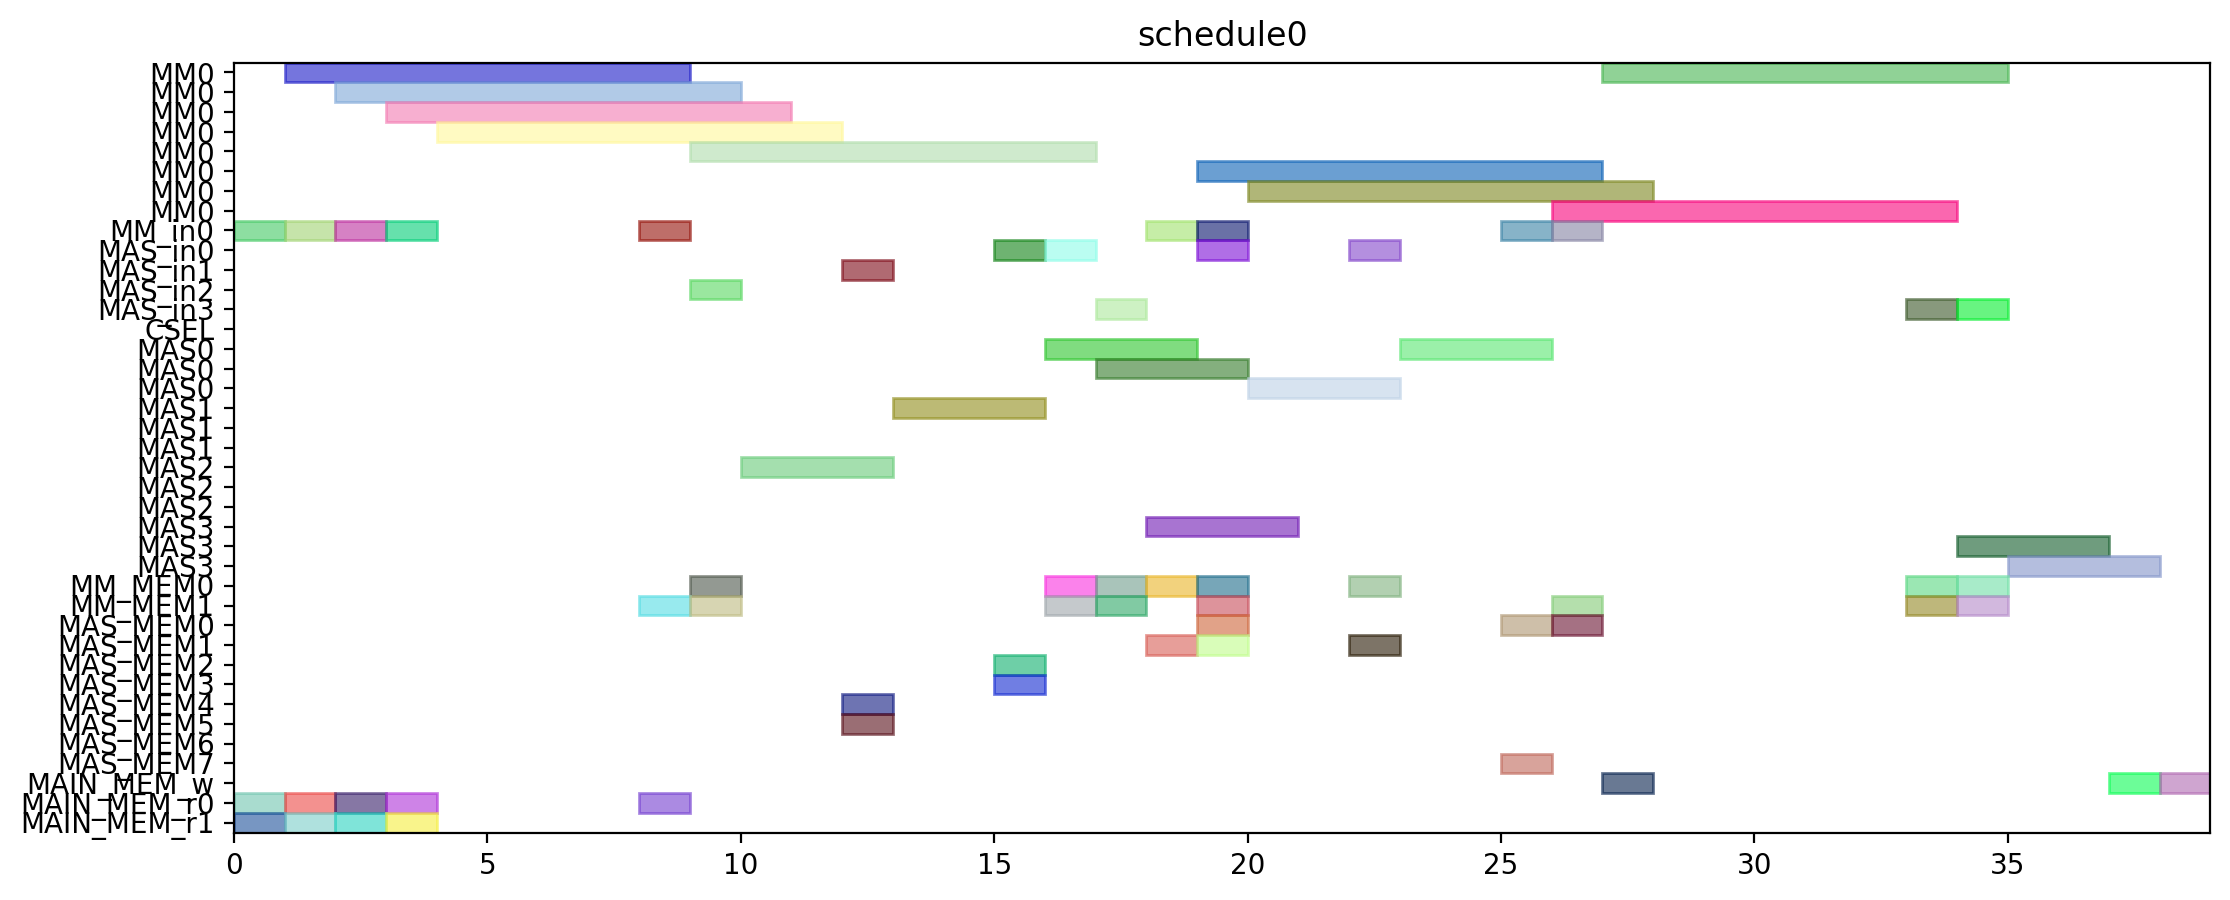

The Python source for this figure:
from pyschedule import Scenario, solvers, plotters, alt


def solve():
	horizon = 120
	S = Scenario("schedule0", horizon=horizon)

	# resource
	MM = S.Resources('MM', num=1, size=8)
	MM_in = S.Resources('MM_in', num=1)
	MAS_in = S.Resources('MAS_in', num=4)
	CSEL = S.Resource('CSEL')
	MAS = S.Resources('MAS', num=4, size=3, periods=range(1, horizon))
	MM_MEM = S.Resources('MM_MEM', num=2)
	MAS_MEM = S.Resources('MAS_MEM', num=8)
	MAIN_MEM_w = S.Resource('MAIN_MEM_w', size=1)
	MAIN_MEM_r = S.Resources('MAIN_MEM_r', num=2)

	# result of previous scheduling

	# new tasks
	t0 = S.Task('t0', length=8, delay_cost=1)
	t0 += alt(MM)
	t0_in = S.Task('t0_in', length=1, delay_cost=1)
	t0_in += alt(MM_in)
	S += t0_in*MM_in[0]<=t0*MM[0]
	t0_mem0 = S.Task('t0_mem0', length=1, delay_cost=1)
	t0_mem0 += MAIN_MEM_r[0]
	S += t0_mem0 <= t0

	t0_mem1 = S.Task('t0_mem1', length=1, delay_cost=1)
	t0_mem1 += MAIN_MEM_r[1]
	S += t0_mem1 <= t0

	t3 = S.Task('t3', length=8, delay_cost=1)
	t3 += alt(MM)
	t3_in = S.Task('t3_in', length=1, delay_cost=1)
	t3_in += alt(MM_in)
	S += t3_in*MM_in[0]<=t3*MM[0]
	t3_mem0 = S.Task('t3_mem0', length=1, delay_cost=1)
	t3_mem0 += MAIN_MEM_r[0]
	S += t3_mem0 <= t3

	t3_mem1 = S.Task('t3_mem1', length=1, delay_cost=1)
	t3_mem1 += MAIN_MEM_r[1]
	S += t3_mem1 <= t3

	t1 = S.Task('t1', length=8, delay_cost=1)
	t1 += alt(MM)
	t1_in = S.Task('t1_in', length=1, delay_cost=1)
	t1_in += alt(MM_in)
	S += t1_in*MM_in[0]<=t1*MM[0]
	t1_mem0 = S.Task('t1_mem0', length=1, delay_cost=1)
	t1_mem0 += MAIN_MEM_r[0]
	S += t1_mem0 <= t1

	t1_mem1 = S.Task('t1_mem1', length=1, delay_cost=1)
	t1_mem1 += MAIN_MEM_r[1]
	S += t1_mem1 <= t1

	t2 = S.Task('t2', length=8, delay_cost=1)
	t2 += alt(MM)
	t2_in = S.Task('t2_in', length=1, delay_cost=1)
	t2_in += alt(MM_in)
	S += t2_in*MM_in[0]<=t2*MM[0]
	t2_mem0 = S.Task('t2_mem0', length=1, delay_cost=1)
	t2_mem0 += MAIN_MEM_r[0]
	S += t2_mem0 <= t2

	t2_mem1 = S.Task('t2_mem1', length=1, delay_cost=1)
	t2_mem1 += MAIN_MEM_r[1]
	S += t2_mem1 <= t2

	t4 = S.Task('t4', length=8, delay_cost=1)
	t4 += alt(MM)
	t4_in = S.Task('t4_in', length=1, delay_cost=1)
	t4_in += alt(MM_in)
	S += t4_in*MM_in[0]<=t4*MM[0]
	t4_mem0 = S.Task('t4_mem0', length=1, delay_cost=1)
	t4_mem0 += MAIN_MEM_r[0]
	S += t4_mem0 <= t4

	t4_mem1 = S.Task('t4_mem1', length=1, delay_cost=1)
	t4_mem1 += alt(MM_MEM)
	S += (t2*MM[0])-1 < t4_mem1*MM_MEM[1]
	S += t4_mem1 <= t4

	t5 = S.Task('t5', length=3, delay_cost=1)
	t5 += alt(MAS)
	t5_in = S.Task('t5_in', length=1, delay_cost=1)
	t5_in += alt(MAS_in)
	S += t5_in*MAS_in[0]<=t5*MAS[0]

	S += t5_in*MAS_in[1]<=t5*MAS[1]

	S += t5_in*MAS_in[2]<=t5*MAS[2]

	S += t5_in*MAS_in[3]<=t5*MAS[3]

	t5_mem0 = S.Task('t5_mem0', length=1, delay_cost=1)
	t5_mem0 += alt(MM_MEM)
	S += (t0*MM[0])-1 < t5_mem0*MM_MEM[0]
	S += t5_mem0 <= t5

	t5_mem1 = S.Task('t5_mem1', length=1, delay_cost=1)
	t5_mem1 += alt(MM_MEM)
	S += (t0*MM[0])-1 < t5_mem1*MM_MEM[1]
	S += t5_mem1 <= t5

	t6 = S.Task('t6', length=3, delay_cost=1)
	t6 += alt(MAS)
	t6_in = S.Task('t6_in', length=1, delay_cost=1)
	t6_in += alt(MAS_in)
	S += t6_in*MAS_in[0]<=t6*MAS[0]

	S += t6_in*MAS_in[1]<=t6*MAS[1]

	S += t6_in*MAS_in[2]<=t6*MAS[2]

	S += t6_in*MAS_in[3]<=t6*MAS[3]

	t6_mem0 = S.Task('t6_mem0', length=1, delay_cost=1)
	t6_mem0 += alt(MAS_MEM)
	S += (t5*MAS[0])-1 < t6_mem0*MAS_MEM[0]
	S += (t5*MAS[1])-1 < t6_mem0*MAS_MEM[2]
	S += (t5*MAS[2])-1 < t6_mem0*MAS_MEM[4]
	S += (t5*MAS[3])-1 < t6_mem0*MAS_MEM[6]
	S += t6_mem0 <= t6

	t6_mem1 = S.Task('t6_mem1', length=1, delay_cost=1)
	t6_mem1 += alt(MAS_MEM)
	S += (t5*MAS[0])-1 < t6_mem1*MAS_MEM[1]
	S += (t5*MAS[1])-1 < t6_mem1*MAS_MEM[3]
	S += (t5*MAS[2])-1 < t6_mem1*MAS_MEM[5]
	S += (t5*MAS[3])-1 < t6_mem1*MAS_MEM[7]
	S += t6_mem1 <= t6

	t9 = S.Task('t9', length=3, delay_cost=1)
	t9 += alt(MAS)
	t9_in = S.Task('t9_in', length=1, delay_cost=1)
	t9_in += alt(MAS_in)
	S += t9_in*MAS_in[0]<=t9*MAS[0]

	S += t9_in*MAS_in[1]<=t9*MAS[1]

	S += t9_in*MAS_in[2]<=t9*MAS[2]

	S += t9_in*MAS_in[3]<=t9*MAS[3]

	t9_mem0 = S.Task('t9_mem0', length=1, delay_cost=1)
	t9_mem0 += alt(MM_MEM)
	S += (t0*MM[0])-1 < t9_mem0*MM_MEM[0]
	S += t9_mem0 <= t9

	t9_mem1 = S.Task('t9_mem1', length=1, delay_cost=1)
	t9_mem1 += alt(MM_MEM)
	S += (t4*MM[0])-1 < t9_mem1*MM_MEM[1]
	S += t9_mem1 <= t9

	t10 = S.Task('t10', length=3, delay_cost=1)
	t10 += alt(MAS)
	t10_in = S.Task('t10_in', length=1, delay_cost=1)
	t10_in += alt(MAS_in)
	S += t10_in*MAS_in[0]<=t10*MAS[0]

	S += t10_in*MAS_in[1]<=t10*MAS[1]

	S += t10_in*MAS_in[2]<=t10*MAS[2]

	S += t10_in*MAS_in[3]<=t10*MAS[3]

	t10_mem0 = S.Task('t10_mem0', length=1, delay_cost=1)
	t10_mem0 += alt(MM_MEM)
	S += (t4*MM[0])-1 < t10_mem0*MM_MEM[0]
	S += t10_mem0 <= t10

	t10_mem1 = S.Task('t10_mem1', length=1, delay_cost=1)
	t10_mem1 += alt(MM_MEM)
	S += (t4*MM[0])-1 < t10_mem1*MM_MEM[1]
	S += t10_mem1 <= t10

	t7 = S.Task('t7', length=3, delay_cost=1)
	t7 += alt(MAS)
	t7_in = S.Task('t7_in', length=1, delay_cost=1)
	t7_in += alt(MAS_in)
	S += t7_in*MAS_in[0]<=t7*MAS[0]

	S += t7_in*MAS_in[1]<=t7*MAS[1]

	S += t7_in*MAS_in[2]<=t7*MAS[2]

	S += t7_in*MAS_in[3]<=t7*MAS[3]

	t7_mem0 = S.Task('t7_mem0', length=1, delay_cost=1)
	t7_mem0 += alt(MAS_MEM)
	S += (t6*MAS[0])-1 < t7_mem0*MAS_MEM[0]
	S += (t6*MAS[1])-1 < t7_mem0*MAS_MEM[2]
	S += (t6*MAS[2])-1 < t7_mem0*MAS_MEM[4]
	S += (t6*MAS[3])-1 < t7_mem0*MAS_MEM[6]
	S += t7_mem0 <= t7

	t7_mem1 = S.Task('t7_mem1', length=1, delay_cost=1)
	t7_mem1 += alt(MAS_MEM)
	S += (t6*MAS[0])-1 < t7_mem1*MAS_MEM[1]
	S += (t6*MAS[1])-1 < t7_mem1*MAS_MEM[3]
	S += (t6*MAS[2])-1 < t7_mem1*MAS_MEM[5]
	S += (t6*MAS[3])-1 < t7_mem1*MAS_MEM[7]
	S += t7_mem1 <= t7

	t11 = S.Task('t11', length=3, delay_cost=1)
	t11 += alt(MAS)
	t11_in = S.Task('t11_in', length=1, delay_cost=1)
	t11_in += alt(MAS_in)
	S += t11_in*MAS_in[0]<=t11*MAS[0]

	S += t11_in*MAS_in[1]<=t11*MAS[1]

	S += t11_in*MAS_in[2]<=t11*MAS[2]

	S += t11_in*MAS_in[3]<=t11*MAS[3]

	t11_mem0 = S.Task('t11_mem0', length=1, delay_cost=1)
	t11_mem0 += alt(MAS_MEM)
	S += (t10*MAS[0])-1 < t11_mem0*MAS_MEM[0]
	S += (t10*MAS[1])-1 < t11_mem0*MAS_MEM[2]
	S += (t10*MAS[2])-1 < t11_mem0*MAS_MEM[4]
	S += (t10*MAS[3])-1 < t11_mem0*MAS_MEM[6]
	S += t11_mem0 <= t11

	t11_mem1 = S.Task('t11_mem1', length=1, delay_cost=1)
	t11_mem1 += alt(MM_MEM)
	S += (t4*MM[0])-1 < t11_mem1*MM_MEM[1]
	S += t11_mem1 <= t11

	t8 = S.Task('t8', length=8, delay_cost=1)
	t8 += alt(MM)
	t8_in = S.Task('t8_in', length=1, delay_cost=1)
	t8_in += alt(MM_in)
	S += t8_in*MM_in[0]<=t8*MM[0]
	t8_mem0 = S.Task('t8_mem0', length=1, delay_cost=1)
	t8_mem0 += alt(MM_MEM)
	S += (t4*MM[0])-1 < t8_mem0*MM_MEM[0]
	S += t8_mem0 <= t8

	t8_mem1 = S.Task('t8_mem1', length=1, delay_cost=1)
	t8_mem1 += alt(MAS_MEM)
	S += (t7*MAS[0])-1 < t8_mem1*MAS_MEM[1]
	S += (t7*MAS[1])-1 < t8_mem1*MAS_MEM[3]
	S += (t7*MAS[2])-1 < t8_mem1*MAS_MEM[5]
	S += (t7*MAS[3])-1 < t8_mem1*MAS_MEM[7]
	S += t8_mem1 <= t8

	new_PZ = S.Task('new_PZ', length=8, delay_cost=1)
	new_PZ += alt(MM)
	new_PZ_in = S.Task('new_PZ_in', length=1, delay_cost=1)
	new_PZ_in += alt(MM_in)
	S += new_PZ_in*MM_in[0]<=new_PZ*MM[0]
	S += 0<new_PZ

	new_PZ_w = S.Task('new_PZ_w', length=1, delay_cost=1)
	new_PZ_w += alt(MAIN_MEM_w)
	S += new_PZ <= new_PZ_w

	new_PZ_mem0 = S.Task('new_PZ_mem0', length=1, delay_cost=1)
	new_PZ_mem0 += alt(MM_MEM)
	S += (t1*MM[0])-1 < new_PZ_mem0*MM_MEM[0]
	S += new_PZ_mem0 <= new_PZ

	new_PZ_mem1 = S.Task('new_PZ_mem1', length=1, delay_cost=1)
	new_PZ_mem1 += alt(MAS_MEM)
	S += (t7*MAS[0])-1 < new_PZ_mem1*MAS_MEM[1]
	S += (t7*MAS[1])-1 < new_PZ_mem1*MAS_MEM[3]
	S += (t7*MAS[2])-1 < new_PZ_mem1*MAS_MEM[5]
	S += (t7*MAS[3])-1 < new_PZ_mem1*MAS_MEM[7]
	S += new_PZ_mem1 <= new_PZ

	t12 = S.Task('t12', length=3, delay_cost=1)
	t12 += alt(MAS)
	t12_in = S.Task('t12_in', length=1, delay_cost=1)
	t12_in += alt(MAS_in)
	S += t12_in*MAS_in[0]<=t12*MAS[0]

	S += t12_in*MAS_in[1]<=t12*MAS[1]

	S += t12_in*MAS_in[2]<=t12*MAS[2]

	S += t12_in*MAS_in[3]<=t12*MAS[3]

	t12_mem0 = S.Task('t12_mem0', length=1, delay_cost=1)
	t12_mem0 += alt(MM_MEM)
	S += (t0*MM[0])-1 < t12_mem0*MM_MEM[0]
	S += t12_mem0 <= t12

	t12_mem1 = S.Task('t12_mem1', length=1, delay_cost=1)
	t12_mem1 += alt(MAS_MEM)
	S += (t11*MAS[0])-1 < t12_mem1*MAS_MEM[1]
	S += (t11*MAS[1])-1 < t12_mem1*MAS_MEM[3]
	S += (t11*MAS[2])-1 < t12_mem1*MAS_MEM[5]
	S += (t11*MAS[3])-1 < t12_mem1*MAS_MEM[7]
	S += t12_mem1 <= t12

	t13 = S.Task('t13', length=8, delay_cost=1)
	t13 += alt(MM)
	t13_in = S.Task('t13_in', length=1, delay_cost=1)
	t13_in += alt(MM_in)
	S += t13_in*MM_in[0]<=t13*MM[0]
	t13_mem0 = S.Task('t13_mem0', length=1, delay_cost=1)
	t13_mem0 += alt(MAS_MEM)
	S += (t12*MAS[0])-1 < t13_mem0*MAS_MEM[0]
	S += (t12*MAS[1])-1 < t13_mem0*MAS_MEM[2]
	S += (t12*MAS[2])-1 < t13_mem0*MAS_MEM[4]
	S += (t12*MAS[3])-1 < t13_mem0*MAS_MEM[6]
	S += t13_mem0 <= t13

	t13_mem1 = S.Task('t13_mem1', length=1, delay_cost=1)
	t13_mem1 += alt(MAS_MEM)
	S += (t9*MAS[0])-1 < t13_mem1*MAS_MEM[1]
	S += (t9*MAS[1])-1 < t13_mem1*MAS_MEM[3]
	S += (t9*MAS[2])-1 < t13_mem1*MAS_MEM[5]
	S += (t9*MAS[3])-1 < t13_mem1*MAS_MEM[7]
	S += t13_mem1 <= t13

	t14 = S.Task('t14', length=8, delay_cost=1)
	t14 += alt(MM)
	t14_in = S.Task('t14_in', length=1, delay_cost=1)
	t14_in += alt(MM_in)
	S += t14_in*MM_in[0]<=t14*MM[0]
	t14_mem0 = S.Task('t14_mem0', length=1, delay_cost=1)
	t14_mem0 += alt(MAS_MEM)
	S += (t12*MAS[0])-1 < t14_mem0*MAS_MEM[0]
	S += (t12*MAS[1])-1 < t14_mem0*MAS_MEM[2]
	S += (t12*MAS[2])-1 < t14_mem0*MAS_MEM[4]
	S += (t12*MAS[3])-1 < t14_mem0*MAS_MEM[6]
	S += t14_mem0 <= t14

	t14_mem1 = S.Task('t14_mem1', length=1, delay_cost=1)
	t14_mem1 += alt(MM_MEM)
	S += (t3*MM[0])-1 < t14_mem1*MM_MEM[1]
	S += t14_mem1 <= t14

	new_PY = S.Task('new_PY', length=3, delay_cost=1)
	new_PY += alt(MAS)
	new_PY_in = S.Task('new_PY_in', length=1, delay_cost=1)
	new_PY_in += alt(MAS_in)
	S += new_PY_in*MAS_in[0]<=new_PY*MAS[0]

	S += new_PY_in*MAS_in[1]<=new_PY*MAS[1]

	S += new_PY_in*MAS_in[2]<=new_PY*MAS[2]

	S += new_PY_in*MAS_in[3]<=new_PY*MAS[3]

	S += 0<new_PY

	new_PY_w = S.Task('new_PY_w', length=1, delay_cost=1)
	new_PY_w += alt(MAIN_MEM_w)
	S += new_PY <= new_PY_w

	new_PY_mem0 = S.Task('new_PY_mem0', length=1, delay_cost=1)
	new_PY_mem0 += alt(MM_MEM)
	S += (t8*MM[0])-1 < new_PY_mem0*MM_MEM[0]
	S += new_PY_mem0 <= new_PY

	new_PY_mem1 = S.Task('new_PY_mem1', length=1, delay_cost=1)
	new_PY_mem1 += alt(MM_MEM)
	S += (t13*MM[0])-1 < new_PY_mem1*MM_MEM[1]
	S += new_PY_mem1 <= new_PY

	new_PX = S.Task('new_PX', length=3, delay_cost=1)
	new_PX += alt(MAS)
	new_PX_in = S.Task('new_PX_in', length=1, delay_cost=1)
	new_PX_in += alt(MAS_in)
	S += new_PX_in*MAS_in[0]<=new_PX*MAS[0]

	S += new_PX_in*MAS_in[1]<=new_PX*MAS[1]

	S += new_PX_in*MAS_in[2]<=new_PX*MAS[2]

	S += new_PX_in*MAS_in[3]<=new_PX*MAS[3]

	S += 0<new_PX

	new_PX_w = S.Task('new_PX_w', length=1, delay_cost=1)
	new_PX_w += alt(MAIN_MEM_w)
	S += new_PX <= new_PX_w

	new_PX_mem0 = S.Task('new_PX_mem0', length=1, delay_cost=1)
	new_PX_mem0 += alt(MM_MEM)
	S += (t14*MM[0])-1 < new_PX_mem0*MM_MEM[0]
	S += new_PX_mem0 <= new_PX

	new_PX_mem1 = S.Task('new_PX_mem1', length=1, delay_cost=1)
	new_PX_mem1 += alt(MM_MEM)
	S += (t14*MM[0])-1 < new_PX_mem1*MM_MEM[1]
	S += new_PX_mem1 <= new_PX

	solvers.mip.solve(S,msg=1,kind='CPLEX',ratio_gap=1.01)

	solution = [['hoge']*len(S.solution()[1]) for i in range(len(S.solution()))]
	for i in range(len(S.solution())):
		for j in range(len(S.solution()[i])):
			solution[i][j]=str(S.solution()[i][j])
	print(solution)

	cycles = int(solution[-1][3])

	pic_file_name = "/home/mfukuda/ABE/multiRAM_multiMAS_16mux/scheduling_result/stage8MM1_stage3MAS4/EP_DBL_A_0/schedule0.png"
	if(S.solution() != []):
		plotters.matplotlib.plot(S,img_filename=pic_file_name, show_task_labels=False, fig_size=(cycles*0.25+3, 5))

	return solution
